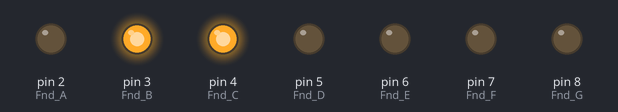
The sketch below on a simulated Arduino Uno, built with avr-gcc and run on an emulated ATmega328P. Parts: output pins drawn as LEDs (lit = HIGH).

Above: at 0.5 s.
At 1.5 s:
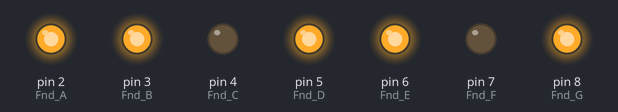
Timing chart, 0 to 3.0 s (numbered marks = the images above):
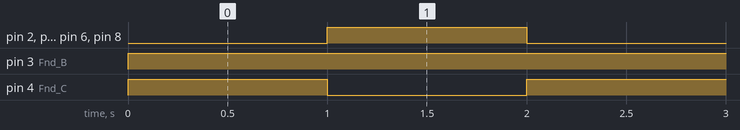

The sketch:

_05_1.ino
```cpp
int Fnd_A = 2;
int Fnd_B = 3;
int Fnd_C = 4;
int Fnd_D = 5;
int Fnd_E = 6;
int Fnd_F = 7;
int Fnd_G = 8;

void setup() {
  pinMode(Fnd_A,OUTPUT);
  pinMode(Fnd_B,OUTPUT);
  pinMode(Fnd_C,OUTPUT);
  pinMode(Fnd_D,OUTPUT);
  pinMode(Fnd_E,OUTPUT);
  pinMode(Fnd_F,OUTPUT);
  pinMode(Fnd_G,OUTPUT);
}

void loop() {
  //숫자 1 출력 B,C만 켠다
  digitalWrite(Fnd_A,LOW);
  digitalWrite(Fnd_B,HIGH);
  digitalWrite(Fnd_C,HIGH);
  digitalWrite(Fnd_D,LOW);
  digitalWrite(Fnd_E,LOW);
  digitalWrite(Fnd_F,LOW);
  digitalWrite(Fnd_G,LOW);
  delay(1000);
  //숫자 2 출력 A,B,G,E,D 만 켠다
  digitalWrite(Fnd_A,HIGH);
  digitalWrite(Fnd_B,HIGH);
  digitalWrite(Fnd_C,LOW);
  digitalWrite(Fnd_D,HIGH);
  digitalWrite(Fnd_E,HIGH);
  digitalWrite(Fnd_F,LOW);
  digitalWrite(Fnd_G,HIGH);
  delay(1000);
}
```

Measured:
- by itself, pin 2 (Fnd_A), pin 4 (Fnd_C), pin 5 (Fnd_D), pin 6 (Fnd_E), pin 8 (Fnd_G): alternates HIGH for 1.0 s and LOW for 1.0 s
- by itself, pin 3 (Fnd_B): LOW → HIGH at 0.00 s
